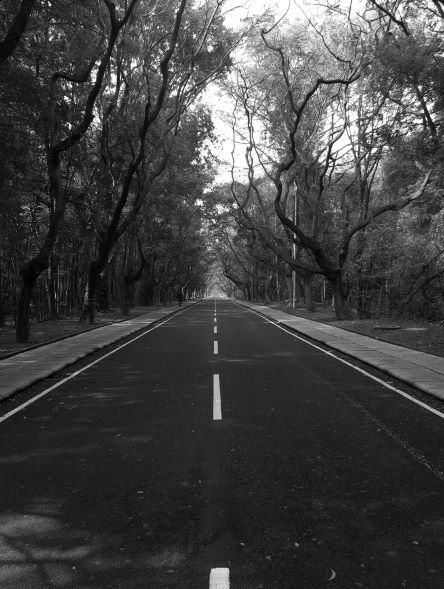
#> input picture Section - 1/data/GulmoharMarg.png, 444 x 589 px, found by its file name
$ python Histogram_computation.py
#> lines starting #> are read from the running program, lines starting #| are printed output that depends on the picture
import numpy as np
import cv2
import matplotlib.pyplot as plt

img=cv2.imread('../data/GulmoharMarg.png')
#> img is the input picture: shape (589, 444, 3); min 0, max 255, mean 65.4
imgray=cv2.cvtColor(img,cv2.COLOR_BGR2GRAY)

img2=cv2.imread('../data/GulmoharMargBright.png')
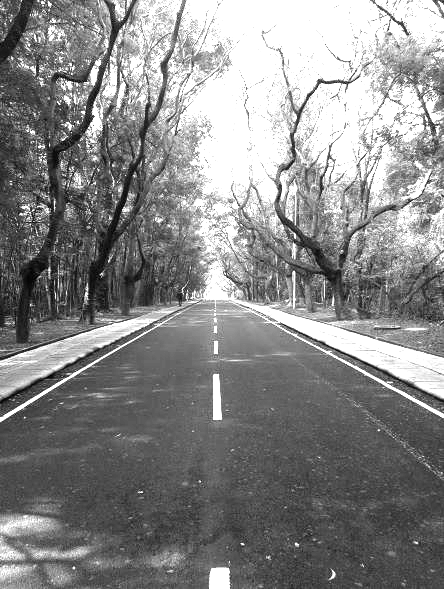
#> input picture Section - 1/data/GulmoharMargBright.png, 444 x 589 px, found by its file name
#> img2 is the input picture: shape (589, 444, 3); min 0, max 255, mean 135.6
imgray2=cv2.cvtColor(img2,cv2.COLOR_BGR2GRAY)

img3=cv2.imread('../data/GulmoharMargDark.png')
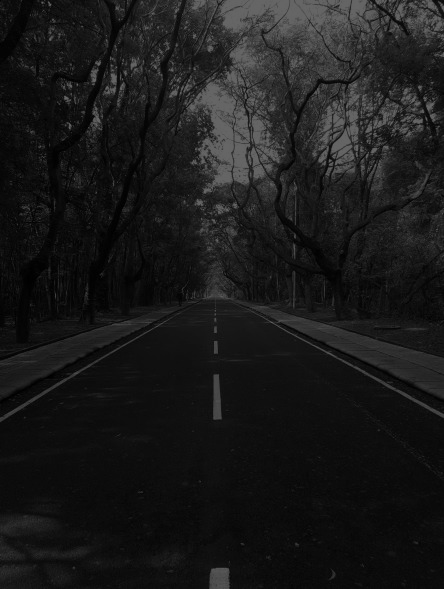
#> input picture Section - 1/data/GulmoharMargDark.png, 444 x 589 px, found by its file name
#> img3 is the input picture: shape (589, 444, 3); min 0, max 102, mean 25.8
imgray3=cv2.cvtColor(img3,cv2.COLOR_BGR2GRAY)


i=0
x=[]
y=[]
z=[]
for i in range(256):
	x.append(np.count_nonzero(imgray==i))	#appending Frequency of occurence of Intensities in first Image
	y.append(np.count_nonzero(imgray2==i))
	z.append(np.count_nonzero(imgray3==i))
#> after the loop, x = 256 values, max 7661 at index 31, min 19 at index 0, mean 1021.5; y = 256 values, max 44261 at index 255, min 0 at index 1, mean 1021.5; z = 256 values, max 22533 at index 12, min 0 at index 103, mean 1021.5

#GulmoharMarg
plt.subplot(321)
plt.title("GulmoharMarg(Self)")
plt.plot(x, color="Red")
plt.subplot(322)
plt.title("GulmoharMarg(In-Build)")
plt.hist(imgray.ravel(), bins=256, range=(0, 255))


#GulmoharMargDark
plt.subplot(323)
plt.title("GulmoharMargDark(Self)")
plt.plot(z, color="Black")
plt.subplot(324)
plt.title("GulmoharMargDark(In-Build)")
plt.hist(imgray3.ravel(), bins=256, range=(0, 255))

#GulmoharMargBright
plt.subplot(325)
plt.title("GulmoharMargBright(Self)")
plt.plot(y, color="Red")
plt.subplot(326)
plt.title("GulmoharMargBright(In-Build)")
plt.hist(imgray2.ravel(), bins=256, range=(0, 255))
plt.show()
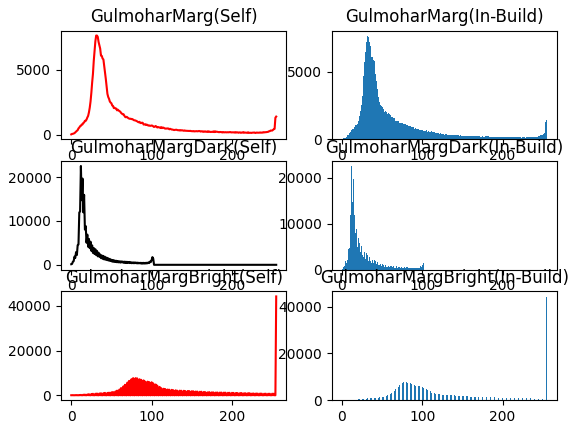
#> figure drawn by matplotlib, 6 panels; panel 1: curve peaks at x = 31, y = 7661; panel 2: tallest bar 7661 high, from x = 30.88 to 31.88; panel 3: curve peaks at x = 12, y = 22533; panel 4: tallest bar 22533 high, from x = 11.95 to 12.95
